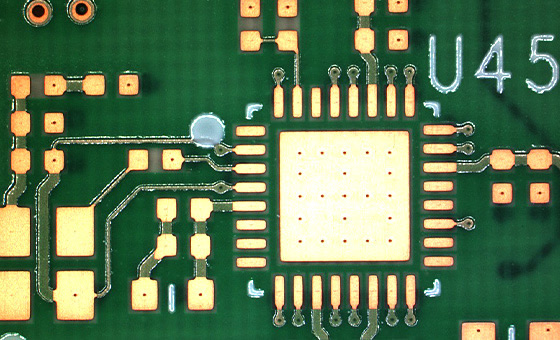
#> input picture images/pcb.jpg, 560 x 340 px
$ python OpenCV_Counting_VD2.py
#> lines starting #> are read from the running program, lines starting #| are printed output that depends on the picture; after the words box and inside, x2 and y2 are one past the last pixel; in counts of white or black regions, pixels touching at a corner belong together
import numpy as np
import cv2 as cv
from matplotlib import pyplot as plt

# Load image file
img = cv.imread('images/pcb.jpg', cv.IMREAD_COLOR) #BGR
#> img is the input picture: shape (340, 560, 3); mean B, G, R 83.8, 120.9, 91

# Convert to gray image
gray = cv.cvtColor(img, cv.COLOR_BGR2GRAY)
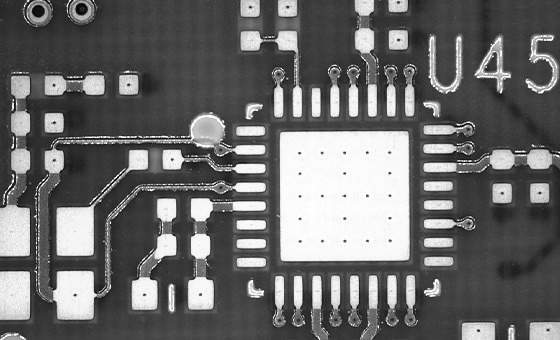
#> gray: shape (340, 560); min 1, max 255, mean 107.8

im = np.ones(gray.shape, dtype="uint8") *30
bright_img = cv.subtract(gray,im)
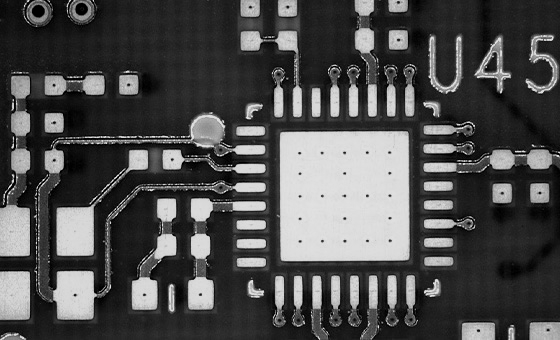
#> bright_img: shape (340, 560); min 0, max 225, mean 77.8


#plot Histogram
#plt.hist(bright_img.ravel(),256,[0,256]); plt.show()

# Binarize the gray image
thresh = 200
b_img = cv.threshold(bright_img,thresh,255,cv.THRESH_BINARY)[1]
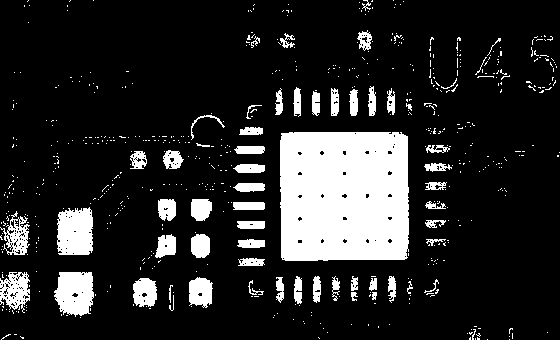
#> b_img: shape (340, 560); 15.9% white; 614 white regions (555 under 20 px)
# Find contours
contours, hierachy = cv.findContours(b_img, cv.RETR_EXTERNAL,cv.CHAIN_APPROX_SIMPLE)
#> contours = 613 contours, 566 with area under 20; largest, box (x1, y1, x2, y2) and area: (280, 132, 409, 261) 16084, (57, 207, 93, 255) 1457, (54, 272, 94, 317) 1370, (0, 272, 30, 313) 776, (0, 211, 30, 255) 618

# Count the number of contours/objects
print('so contours',len(contours))
#| so contours 613

for index,cnt in enumerate(contours):
    rect = cv.minAreaRect(cnt)
    box = cv.boxPoints(rect)
    box = np.int0(box)
    cv.drawContours(img,[box],0,(0,0,255),2)
#> this loop made 613 passes
#> (rect, box) on passes 1, 2, 4: (((509, 339), (0, 0), -90), [[509, 339], [509, 339], [509, 339], [509, 339]]), (((487, 339), (0, 0), -90), [[487, 339], [487, 339], [487, 339], [487, 339]]), (((478, 338), (2, 2), -90), [[479, 339], [477, 339], [477, 337], [479, 337]])
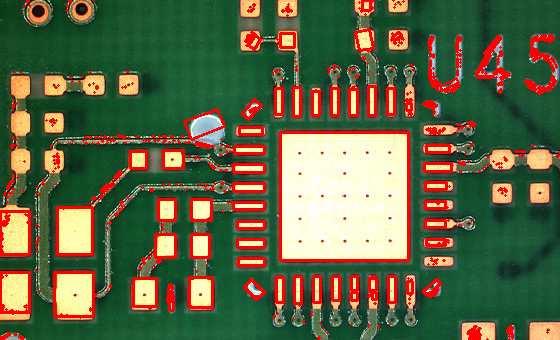
#> img: shape (340, 560, 3); 9.47% of pixels changed, all inside (x1, y1, x2, y2) = (0, 0, 560, 340)
    #text = '#' + str(index+1)
    #cv.putText(img, text, center, cv.FONT_HERSHEY_COMPLEX,1,(0,255,255),2)


cv.imshow('image', bright_img)
cv.waitKey(0)
cv.destroyAllWindows()
